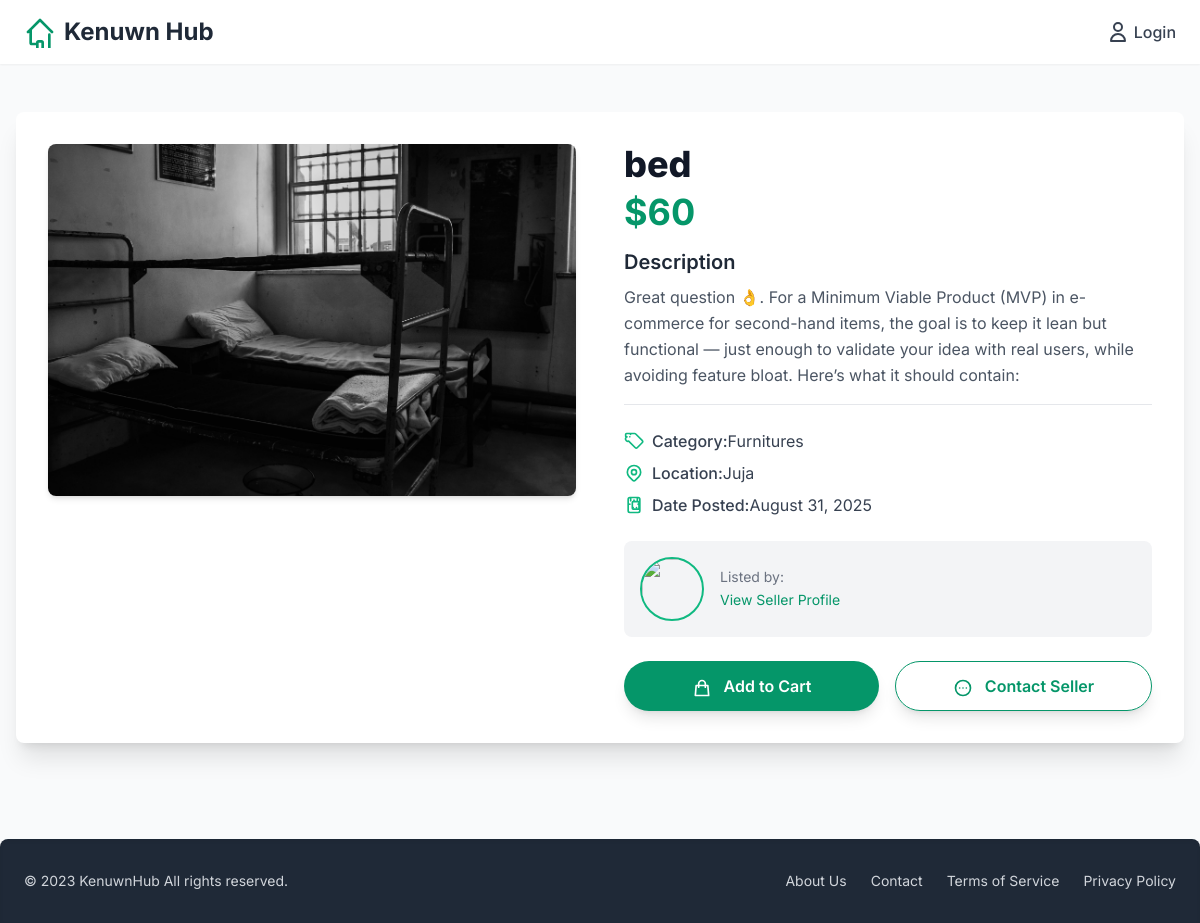
/product_detail/7/, run on the app's committed database.
### products/models.py (models this page shows, shortened)
class ProductListings(models.Model):
    title = models.CharField(max_length=50)
    description = models.TextField()
    price = models.IntegerField()
    image = models.ImageField(upload_to='products/', blank=True, null=True) # stored under /media/products/
    location = models.CharField(max_length=100)
    seller = models.ForeignKey(SellerProfile, on_delete=models.CASCADE)
    category = models.ForeignKey(Category, on_delete=models.CASCADE, related_name='product', blank=True, null=True) # 'related_name' allows reverse lookup: category.product.all()
    created_at = models.DateTimeField(auto_now_add=True, blank=True, null=True) # auto set when product is first created

class Category(models.Model):
    name =models.CharField(max_length=50)
    def __str__(self):
        return self.name  # readable name in admin & shell

### products/views.py (the view)
# urls.py: path('product_detail/<int:product_id>/', product_detailed_view, name='product_detail'),
def product_detailed_view(request, product_id):
    product = get_object_or_404(ProductListings, id=product_id)
    return render(request, 'products/product_detail.html', {'product': product})

### products/templates/products/product_detail.html (shortened to what this page needs)
<!DOCTYPE html>
<html lang="en">
<head>
    <script src="https://cdn.tailwindcss.com"></script>
</head>
<body class="bg-gray-50 text-gray-800">
    <nav class="bg-white shadow-sm py-4 px-4 md:px-6 sticky top-0 z-50">
        <div class="max-w-7xl mx-auto flex justify-between items-center flex-wrap">
            <a href="{% url 'products:home' %}" class="flex items-center space-x-2">
                <span class="text-2xl font-bold text-gray-800">Kenuwn Hub</span>
            </a>
            <div class="flex items-center space-x-4 ml-auto">
                <a href="{% if user.is_authenticated %}{% url 'users:profile' %}{% else %}{% url 'users:login' %}{% endif %}" class="text-gray-700 hover:text-emerald-600 font-medium flex items-center">
                    <svg class="w-6 h-6 mr-1" fill="none" stroke="currentColor" viewBox="0 0 24 24" xmlns="http://www.w3.org/2000/svg">
                        <path stroke-linecap="round" stroke-linejoin="round" stroke-width="2" d="M16 7a4 4 0 11-8 0 4 4 0 018 0zM12 14a7 7 0 00-7 7h14a7 7 0 00-7-7z"></path>
                    </svg>
                    {% if user.is_authenticated %}Profile{% else %}Login{% endif %}
                </a>
            </div>
        </div>
    </nav>
    <main class="max-w-7xl mx-auto px-4 py-8 md:py-12">
        <div class="bg-white rounded-lg shadow-xl overflow-hidden p-6 md:p-8">
            <div class="grid grid-cols-1 md:grid-cols-2 gap-8 md:gap-12">
                <div class="flex-shrink-0">
                    <img src="{{ product.image.url }}" alt="{{ product.title }}" class="w-full h-auto object-cover rounded-lg shadow-md transition-transform duration-300 hover:scale-105">
                </div>
                <div>
                    <h1 class="text-3xl md:text-4xl font-extrabold text-gray-900 mb-2">{{ product.title }}</h1>
                    <p class="text-4xl font-bold text-emerald-600 mb-4">${{ product.price }}</p>
                    <div class="mb-6 border-b border-gray-200 pb-4">
                        <h2 class="text-xl font-semibold mb-2">Description</h2>
                        <p class="text-gray-600 leading-relaxed whitespace-pre-wrap">{{ product.description }}</p>
                    </div>
                    <div class="mb-6 space-y-2">
                        <div class="flex items-center text-gray-700">
                            <span class="font-medium">Category:</span> {{ product.category }}
                        </div>
                        <div class="flex items-center text-gray-700">
                            <span class="font-medium">Location:</span> {{ product.location }}
                        </div>
                        <div class="flex items-center text-gray-700">
                            <span class="font-medium">Date Posted:</span> {{ product.created_at|date:"F j, Y" }}
                        </div>
                    </div>
                    <div class="bg-gray-100 p-4 rounded-lg flex items-center space-x-4 mb-6">
                        <img src="{{ product.seller.profile_picture.url }}" alt="{{ product.seller.username }}" class="w-16 h-16 rounded-full object-cover border-2 border-emerald-500">
                        <div>
                            <p class="text-sm text-gray-500">Listed by:</p>
                            <a href="{% url 'products:seller_profile' product.seller.id %}" class="text-sm text-emerald-600 hover:underline">View Seller Profile</a>
                        </div>
                    </div>
                    <div class="flex flex-col md:flex-row space-y-4 md:space-y-0 md:space-x-4">
                        <button class="flex-1 bg-emerald-600 text-white font-semibold py-3 px-6 rounded-full shadow-lg hover:bg-emerald-700 transition duration-300 transform hover:scale-105">
                            <svg class="w-5 h-5 inline-block mr-2" fill="none" stroke="currentColor" viewBox="0 0 24 24" xmlns="http://www.w3.org/2000/svg"><path stroke-linecap="round" stroke-linejoin="round" stroke-width="2" d="M16 11V7a4 4 0 00-8 0v4M5 9h14l1 12H4L5 9z"></path></svg>
                            Add to Cart
                        </button>
                        <button class="flex-1 border border-emerald-600 text-emerald-600 font-semibold py-3 px-6 rounded-full shadow-lg hover:bg-emerald-50 transition duration-300 transform hover:scale-105">
                            <svg class="w-5 h-5 inline-block mr-2" fill="none" stroke="currentColor" viewBox="0 0 24 24" xmlns="http://www.w3.org/2000/svg"><path stroke-linecap="round" stroke-linejoin="round" stroke-width="2" d="M8 12h.01M12 12h.01M16 12h.01M21 12a9 9 0 11-18 0 9 9 0 0118 0z"></path></svg>
                            Contact Seller
                        </button>
                    </div>
                </div>
            </div>
        </div>
    </main>
    <footer class="bg-gray-800 text-gray-300 py-8 px-4 md:px-6 mt-12 rounded-t-lg shadow-inner">
        <div class="max-w-7xl mx-auto flex flex-col md:flex-row justify-between items-center text-center md:text-left space-y-4 md:space-y-0">
            <div class="text-sm">
                &copy; 2023 KenuwnHub All rights reserved.
            </div>
            <div class="flex space-x-6">
                <a href="#" class="hover:text-white transition-colors duration-200 text-sm">About Us</a>
                <a href="#" class="hover:text-white transition-colors duration-200 text-sm">Contact</a>
                <a href="#" class="hover:text-white transition-colors duration-200 text-sm">Terms of Service</a>
                <a href="#" class="hover:text-white transition-colors duration-200 text-sm">Privacy Policy</a>
            </div>
        </div>
    </footer>
</body>
</html>

### products/templates/products/product_detail.html (style rules this page uses)
body { font-family: 'Inter', sans-serif; -webkit-font-smoothing: antialiased; -moz-osx-font-smoothing: grayscale; }

### data on the page
ProductListings: image (picture), title "bed", price "60", description "Great question 👌. For a Minimum Viable Product (MVP) in e-commerce for second-hand items, the goal is to keep it lean but functional — just enough to validate your idea with real users, while avoiding feature bloat. Here’s what it should contain:", category "Furnitures", location "Juja", created_at "August 31, 2025"
